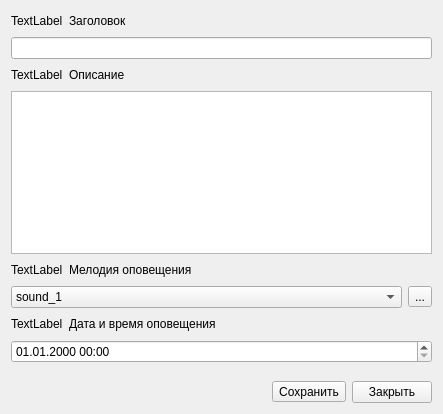
<?xml version="1.0" encoding="UTF-8"?>
<ui version="4.0">
 <class>ReminderProperty</class>
 <widget class="QWidget" name="ReminderProperty">
  <property name="windowModality">
   <enum>Qt::ApplicationModal</enum>
  </property>
  <property name="geometry">
   <rect>
    <x>0</x>
    <y>0</y>
    <width>443</width>
    <height>414</height>
   </rect>
  </property>
  <property name="windowTitle">
   <string>О напоминании</string>
  </property>
  <layout class="QGridLayout" name="gridLayout">
   <item row="0" column="0">
    <layout class="QVBoxLayout" name="verticalLayout_5">
     <item>
      <layout class="QVBoxLayout" name="verticalLayout">
       <item>
        <layout class="QHBoxLayout" name="horizontalLayout_6">
         <item>
          <widget class="QLabel" name="reminderTitleIconPixMap">
           <property name="text">
            <string>TextLabel</string>
           </property>
          </widget>
         </item>
         <item>
          <widget class="QLabel" name="label">
           <property name="text">
            <string>Заголовок</string>
           </property>
          </widget>
         </item>
         <item>
          <spacer name="horizontalSpacer_5">
           <property name="orientation">
            <enum>Qt::Horizontal</enum>
           </property>
           <property name="sizeHint" stdset="0">
            <size>
             <width>40</width>
             <height>20</height>
            </size>
           </property>
          </spacer>
         </item>
        </layout>
       </item>
       <item>
        <widget class="QLineEdit" name="reminderTitleLineEdit"/>
       </item>
       <item>
        <layout class="QVBoxLayout" name="verticalLayout_2">
         <item>
          <layout class="QHBoxLayout" name="horizontalLayout_5">
           <item>
            <widget class="QLabel" name="reminderDescriptionIconPixMap">
             <property name="text">
              <string>TextLabel</string>
             </property>
            </widget>
           </item>
           <item>
            <widget class="QLabel" name="label_2">
             <property name="text">
              <string>Описание</string>
             </property>
            </widget>
           </item>
           <item>
            <spacer name="horizontalSpacer_4">
             <property name="orientation">
              <enum>Qt::Horizontal</enum>
             </property>
             <property name="sizeHint" stdset="0">
              <size>
               <width>40</width>
               <height>20</height>
              </size>
             </property>
            </spacer>
           </item>
          </layout>
         </item>
         <item>
          <widget class="QTextEdit" name="reminderDescriptionTextEdit"/>
         </item>
         <item>
          <layout class="QHBoxLayout" name="horizontalLayout_3">
           <item>
            <widget class="QLabel" name="reminderSoundIconPixMap">
             <property name="text">
              <string>TextLabel</string>
             </property>
            </widget>
           </item>
           <item>
            <widget class="QLabel" name="label_3">
             <property name="text">
              <string>Мелодия оповещения</string>
             </property>
            </widget>
           </item>
           <item>
            <spacer name="horizontalSpacer_2">
             <property name="orientation">
              <enum>Qt::Horizontal</enum>
             </property>
             <property name="sizeHint" stdset="0">
              <size>
               <width>40</width>
               <height>20</height>
              </size>
             </property>
            </spacer>
           </item>
          </layout>
         </item>
         <item>
          <layout class="QVBoxLayout" name="verticalLayout_4">
           <item>
            <layout class="QVBoxLayout" name="verticalLayout_3">
             <item>
              <layout class="QHBoxLayout" name="horizontalLayout_2">
               <item>
                <widget class="QComboBox" name="selectMusicComboBox">
                 <item>
                  <property name="text">
                   <string>sound_1</string>
                  </property>
                 </item>
                </widget>
               </item>
               <item>
                <widget class="QToolButton" name="playSoundToolButton">
                 <property name="text">
                  <string>...</string>
                 </property>
                </widget>
               </item>
              </layout>
             </item>
            </layout>
           </item>
           <item>
            <layout class="QHBoxLayout" name="horizontalLayout_4">
             <item>
              <widget class="QLabel" name="reminderDateTimeIconPixMap">
               <property name="text">
                <string>TextLabel</string>
               </property>
              </widget>
             </item>
             <item>
              <widget class="QLabel" name="label_4">
               <property name="text">
                <string>Дата и время оповещения</string>
               </property>
              </widget>
             </item>
             <item>
              <spacer name="horizontalSpacer_3">
               <property name="orientation">
                <enum>Qt::Horizontal</enum>
               </property>
               <property name="sizeHint" stdset="0">
                <size>
                 <width>40</width>
                 <height>20</height>
                </size>
               </property>
              </spacer>
             </item>
            </layout>
           </item>
           <item>
            <widget class="QDateTimeEdit" name="reminderDateTimeEdit">
             <property name="displayFormat">
              <string>dd.MM.yyyy HH:mm</string>
             </property>
            </widget>
           </item>
          </layout>
         </item>
         <item>
          <spacer name="verticalSpacer">
           <property name="orientation">
            <enum>Qt::Vertical</enum>
           </property>
           <property name="sizeHint" stdset="0">
            <size>
             <width>20</width>
             <height>40</height>
            </size>
           </property>
          </spacer>
         </item>
        </layout>
       </item>
      </layout>
     </item>
     <item>
      <layout class="QHBoxLayout" name="horizontalLayout">
       <item>
        <spacer name="horizontalSpacer">
         <property name="orientation">
          <enum>Qt::Horizontal</enum>
         </property>
         <property name="sizeHint" stdset="0">
          <size>
           <width>40</width>
           <height>20</height>
          </size>
         </property>
        </spacer>
       </item>
       <item>
        <widget class="QToolButton" name="saveReminderToolButton">
         <property name="text">
          <string>Сохранить</string>
         </property>
        </widget>
       </item>
       <item>
        <widget class="QPushButton" name="closePushButton">
         <property name="text">
          <string>Закрыть</string>
         </property>
        </widget>
       </item>
      </layout>
     </item>
    </layout>
   </item>
  </layout>
 </widget>
 <resources/>
 <connections/>
</ui>
